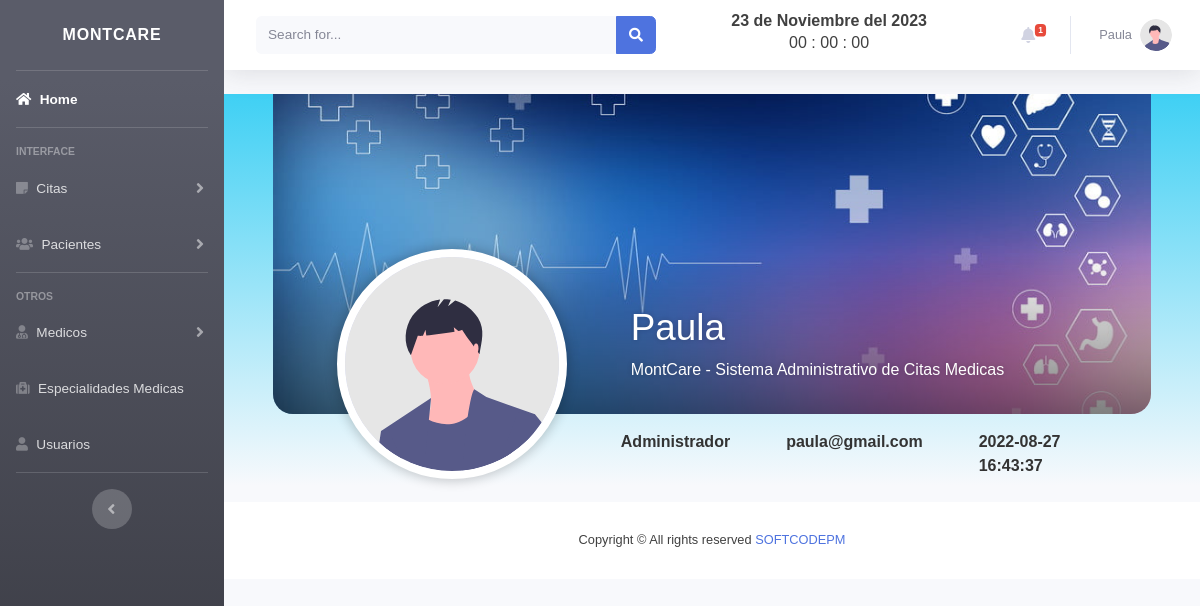
The app's page /citas-medicas/views/perfil.php (signed in) with its own data.
### tables this page shows
CREATE TABLE `user` (
  `id` int(11) NOT NULL,
  `nombre` varchar(50) NOT NULL,
  `correo` varchar(50) NOT NULL,
  `password` varchar(50) NOT NULL,
  `fecha` timestamp NOT NULL DEFAULT current_timestamp(),
  `rol` int(11) NOT NULL
);

CREATE TABLE `roles` (
  `id` int(11) NOT NULL,
  `rol` varchar(50) NOT NULL
);

### citas-medicas/views/perfil.php (the view, shortened to what this page needs)
<?php include "../includes/header.php";?>
<?php include "../includes/db.php";?>
<?php
$actualsesion = $_SESSION['nombre'];
?>
<?php
$sql = "SELECT  user.id, user.nombre, user.correo, user.password, user.fecha,
roles.rol FROM user
LEFT JOIN roles ON user.rol= roles.id  WHERE nombre ='$actualsesion'";
$usuarios = mysqli_query($conexion, $sql);
if($usuarios -> num_rows > 0){
foreach($usuarios as $key => $fila ){
?>
<tr>
</tr>
<?php
}
}
?>
<html lang="en">
<head>
    <link rel="stylesheet" href="../css/perfil.css" />
</head>
<body>
<section class="perfil-usuario">
    <div class="contenedor-perfil">
        <div class="portada-perfil" style="background-image: url('../img/portada.jpg');">
            <div class="sombra"></div>
            <div class="avatar-perfil">
                <img src="../img/undraw_profile.svg" alt="img">
            </div>
            <div class="datos-perfil">
                <h4 class="titulo-usuario"><?php echo $fila['nombre']; ?></h4>
                <p class="bio-usuario">MontCare - Sistema Administrativo de Citas Medicas</p>
            </div>
        </div>
        <div class="menu-perfil">
            <ul>
                <li><a href="#" title=""><i class="icono-perfil fas fa-info-circle"></i><?php echo $fila['rol']; ?></a></li>
                <li><a href="#" title=""><i class="icono-perfil fas fa-grin"></i><?php echo $fila['correo']; ?></a></li>
                <li><a href="#" title=""><i class="icono-perfil fas fa-camera"></i><?php echo $fila['fecha']; ?></a></li>
            </ul>
        </div>
    </div>
</section>
</body>
</html>
<?php include "../includes/footer.php" ;?>

### citas-medicas/css/perfil.css (style rules this page uses)
html { -webkit-text-size-adjust: 100%; -ms-text-size-adjust: 100%; text-size-adjust: 100%; line-height: 1.4; }
* { margin: 0; padding: 0; -webkit-box-sizing: border-box; -moz-box-sizing: border-box; box-sizing: border-box; }
body { color: #404040; font-family: "Arial", Segoe UI, Tahoma, sans-serifl, Helvetica Neue, Helvetica; }
.perfil-usuario { background: linear-gradient(#3FD0F4, transparent); color: #333; }
.perfil-usuario .sombra { position: absolute; display: block; background: linear-gradient(transparent,rgba(0, 0, 0, .5)); width: 100%; height: 50%; bottom: 0; left: 0; }
.perfil-usuario .portada-perfil, .perfil-usuario .sombra { border-radius: 0 0 20px 20px; }
.perfil-usuario img { width: 100%; }
.contenedor-perfil { max-width: 1024px; margin-left: auto; margin-right: auto; }
.perfil-usuario .contenedor-perfil { display: block; margin-left: auto; margin-right: auto; width: 90%; }
.perfil-usuario .portada-perfil { display: block; background-size: cover; background-position: center; background-repeat: no-repeat; position: relative; height: 20rem; margin-bottom: .5rem; }
.perfil-usuario .avatar-perfil { display: block; width: 230px; height: 230px; background-color: #D9DCF1; position: absolute; bottom: -65px; left: 4rem; border-radius: 50%; overflow: hidden; border: 8px solid #FFFFFF; box-shadow: 0 0 12px 2px rgba(0, 0, 0, .2); }
.perfil-usuario .datos-perfil { position: absolute; display: block; width: calc(100% - 230px - 8rem); right: 0; bottom: 0; color: #fff; text-shadow: 0 0 5px rgba(0, 0, 0, .2); padding-bottom: 1rem; padding-right: 1rem; }
.perfil-usuario .titulo-usuario { font-size: 2.3rem; white-space: nowrap; margin-bottom: .5rem; overflow: hidden; text-overflow: ellipsis; }
.perfil-usuario .bio-usuario { font-size: 1em; margin-bottom: .75rem; }
.perfil-usuario .menu-perfil ul { display: flex; list-style: none; margin-left: calc(200px + 8rem); width: calc(100% - 200px - 8rem); }
.perfil-usuario .menu-perfil ul li { margin-right: 1rem; }
.perfil-usuario .menu-perfil a { display: block; text-decoration: none; color: inherit; padding: 8px 20px; font-weight: bold; border-radius: 8px; transition: all ease-in 100ms; }

### records on screen
user: nombre "Paula", rol.rol "Administrador", correo "paula@gmail.com", fecha "2022-08-27 16:43:37"

### other values on screen
fecha() "23 de Noviembre del 2023"
$_SESSION['nombre'] "Paula"
